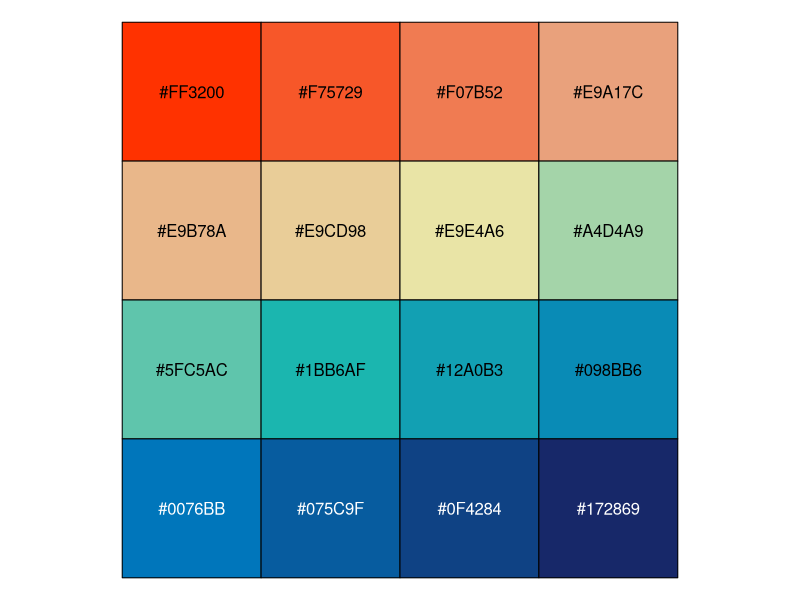
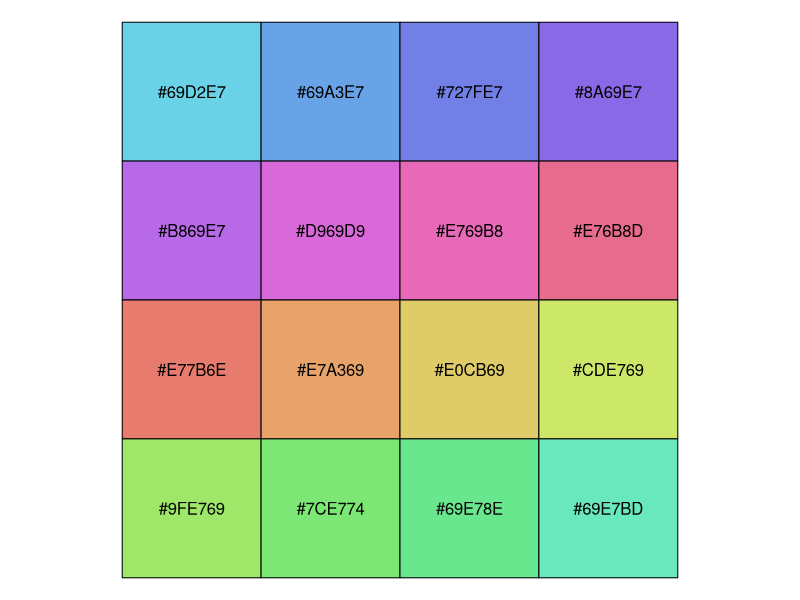
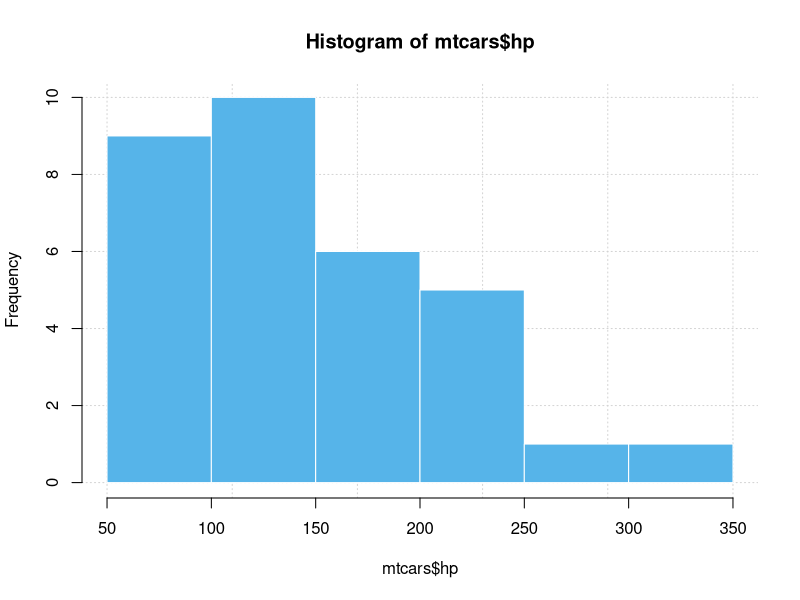

Recreate these plots in R, in order. (Note: this script raises an error after producing the figures.)
## ---- chunk 1
library(ggplot2)
## ---- chunk 2
sample(colors(TRUE), 20)
## ---- chunk 3
# Colors from https://github.com/johannesbjork/LaCroixColoR
color_pal <- c("#FF3200", "#E9A17C", "#E9E4A6", "#1BB6AF", "#0076BB", "#172869")
n <- 16
more_colors <- (grDevices::colorRampPalette(color_pal))(n)
scales::show_col(colours = more_colors)
## ---- chunk 4
# colors in colortools from http://www.gastonsanchez.com/
fish_pal <- c(
  "#69D2E7", "#6993E7", "#7E69E7", "#BD69E7",
  "#E769D2", "#E76993", "#E77E69", "#E7BD69",
  "#D2E769", "#93E769", "#69E77E", "#69E7BD"
)
more_colors <- (grDevices::colorRampPalette(fish_pal))(n)
scales::show_col(colours = more_colors)
## ---- chunk 5
rgb(red = 86, green = 180, blue = 233, maxColorValue = 255) # "#56B4E9"
rgb(red = 0, green = 158, blue = 115, maxColorValue = 255) # "#009E73"
rgb(red = 240, green = 228, blue = 66, maxColorValue = 255) # "#F0E442"
rgb(red = 0, green = 114, blue = 178, maxColorValue = 255) # "#0072B2"
## ---- chunk 6
# library(pander)
# evalsOptions('graph.unify', TRUE)
# panderOptions('graph.colors') 获取调色板
# https://www.fontke.com/tool/rgbschemes/ 在线配色
cols <- c(
  "#56B4E9", "#009E73", "#F0E442", "#0072B2",
  "#D55E00", "#CC79A7", "#999999", "#E69F00"
)
hist(mtcars$hp, col = "#56B4E9", border = "white", grid = grid())
## ---- chunk 7
data(ais, package = "DAAG")
plot(hg ~ rcc,
  data = ais,
  xlab = expression("Red cell count (" * 10^12 * italic(l)^{
    -1
  } * ")"),
  ylab = expression("Hemaglobin (" * g * dot(" ") * daL^{
    -1
  } * ")")
)
## ---- chunk 8
par(mar = c(4, 4, 2, 1))
x <- seq(-4, 4, len = 101)
y <- cbind(sin(x), cos(x))
matplot(x, y,
  type = "l", xaxt = "n",
  main = expression(paste(
    plain(sin) * phi, "  and  ",
    plain(cos) * phi
  )),
  ylab = expression("sin" * phi, "cos" * phi), # only 1st is taken
  xlab = expression(paste("Phase Angle ", phi)),
  col.main = "blue"
)
axis(1,
  at = c(-pi, -pi / 2, 0, pi / 2, pi),
  labels = expression(-pi, -pi / 2, 0, pi / 2, pi)
)
## ---- chunk 9
names(knitr::knit_engines$get())
## ---- chunk 10
knitr::include_graphics(path = "figures/font_Impact.png")
